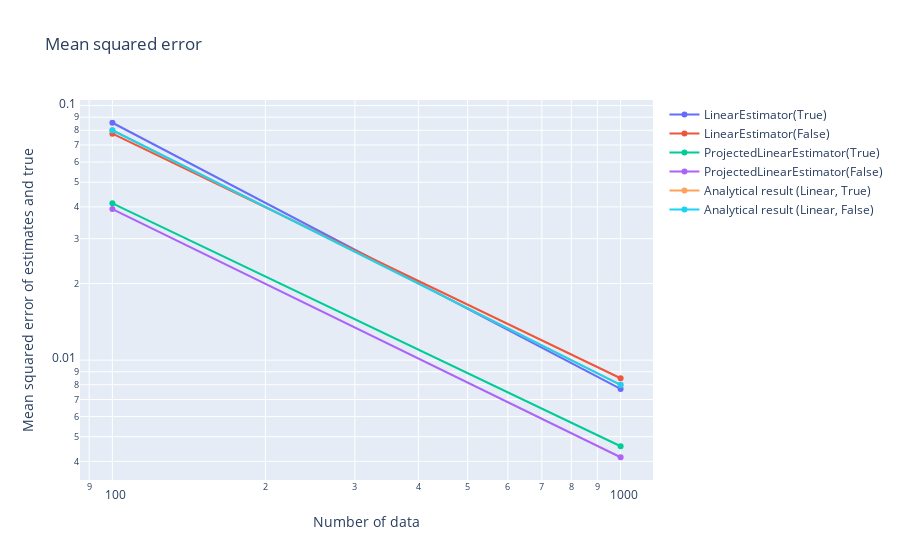

Notebook source saved alongside this figure:
### Code cell
data_analysis.make_mses_graph_estimation_results(
    estimation_results_list,
    case_name_list,
    true_object,
    tester_objects=dict(states=tester_states, povms=tester_povms),
)

### Figure 1 — Plotly figure (JSON) as saved in the notebook; plotly's stock layout.template omitted (floating-point values rounded to 4 significant figures)
{"data": [{"mode": "lines+markers", "name": "LinearEstimator(True)", "type": "scatter", "x": [100, 1000], "y": [0.08562, 0.007706]}, {"mode": "lines+markers", "name": "LinearEstimator(False)", "type": "scatter", "x": [100, 1000], "y": [0.07755, 0.008488]}, {"mode": "lines+markers", "name": "ProjectedLinearEstimator(True)", "type": "scatter", "x": [100, 1000], "y": [0.04129, 0.004587]}, {"mode": "lines+markers", "name": "ProjectedLinearEstimator(False)", "type": "scatter", "x": [100, 1000], "y": [0.03921, 0.004153]}, {"mode": "lines+markers", "name": "Analytical result (Linear, True)", "type": "scatter", "x": [100, 1000], "y": [0.08, 0.008]}, {"mode": "lines+markers", "name": "Analytical result (Linear, False)", "type": "scatter", "x": [100, 1000], "y": [0.08, 0.008]}], "layout": {"title": {"text": "Mean squared error"}, "xaxis": {"title": {"text": "Number of data"}, "type": "log"}, "yaxis": {"title": {"text": "Mean squared error of estimates and true"}, "type": "log"}}}
